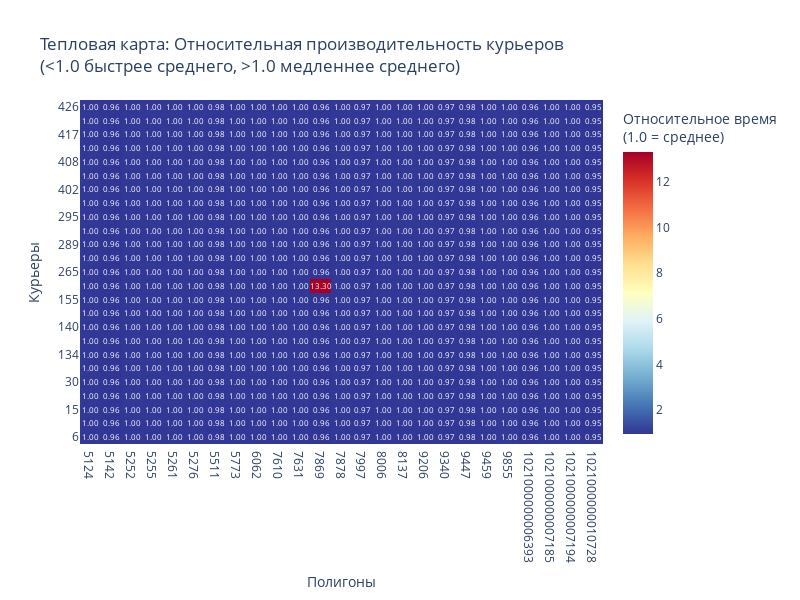

The notebook cell saved with this chart:
### Code cell
# 2. Тепловая карта: Относительная производительность курьеров
logger.info("2. Создаем тепловую карту относительной производительности...")

# Создаем матрицу относительной производительности
# Группируем по полигонам и курьерам для анализа
polygon_courier_matrix = comparison_df.group_by(['mp_id', 'courier_id']).agg([
    pl.col('service_time').first().alias('service_time'),
    pl.col('avg_service_time').first().alias('avg_service_time')
]).with_columns([
    # Относительное время: отношение времени курьера к среднему времени полигона
    (pl.col('service_time') / pl.col('avg_service_time')).alias('relative_time')
])

# Выбираем топ-25 полигонов по количеству курьеров
top_polygons_by_couriers = comparison_df.group_by('mp_id').agg([
    pl.col('courier_id').n_unique().alias('courier_count')
]).sort('courier_count', descending=True).head(25)['mp_id'].to_list()

# Выбираем топ-25 курьеров по количеству полигонов
top_couriers_by_polygons = comparison_df.group_by('courier_id').agg([
    pl.col('mp_id').n_unique().alias('polygon_count')
]).sort('polygon_count', descending=True).head(25)['courier_id'].to_list()

# Фильтруем данные
matrix_data = polygon_courier_matrix.filter(
    pl.col('mp_id').is_in(top_polygons_by_couriers) & 
    pl.col('courier_id').is_in(top_couriers_by_polygons)
)

# Создаем матрицу для тепловой карты
# Получаем уникальных курьеров и полигоны
couriers = sorted(matrix_data['courier_id'].unique().to_list())
polygons = sorted(matrix_data['mp_id'].unique().to_list())

# Создаем матрицу относительных времен
z_values = []
for courier in couriers:
    row = []
    for polygon in polygons:
        # Найти относительное время для данной пары курьер-полигон
        value = matrix_data.filter(
            (pl.col('courier_id') == courier) & (pl.col('mp_id') == polygon)
        )
        if len(value) > 0:
            row.append(float(value['relative_time'][0]))
        else:
            row.append(None)  # Нет данных
    z_values.append(row)

x_labels = [str(x) for x in polygons]
y_labels = [str(y) for y in couriers]

fig2 = go.Figure(data=go.Heatmap(
    z=z_values,
    x=x_labels,
    y=y_labels,
    colorscale='RdYlBu_r',
    text=z_values,
    texttemplate="%{text:.2f}",
    textfont={"size": 8},
    colorbar=dict(title="Относительное время<br>(1.0 = среднее)")
))
fig2.update_layout(
    title="Тепловая карта: Относительная производительность курьеров<br>(<1.0 быстрее среднего, >1.0 медленнее среднего)",
    xaxis_title="Полигоны",
    yaxis_title="Курьеры",
    width=800,
    height=600
)
fig2.show()

### Figure 1 — Plotly figure (JSON) as saved in the notebook; plotly's stock layout.template omitted (floating-point values rounded to 4 significant figures; data arrays with more than 128 entries replaced by an {"elided": "..."} marker saying what was removed)
{"data": [{"colorbar": {"title": {"text": "Относительное время<br>(1.0 = среднее)"}}, "colorscale": [[0, "rgb(49,54,149)"], [0.1, "rgb(69,117,180)"], [0.2, "rgb(116,173,209)"], [0.3, "rgb(171,217,233)"], [0.4, "rgb(224,243,248)"], [0.5, "rgb(255,255,191)"], [0.6, "rgb(254,224,144)"], [0.7, "rgb(253,174,97)"], [0.8, "rgb(244,109,67)"], [0.9, "rgb(215,48,39)"], [1, "rgb(165,0,38)"]], "text": {"elided": "25x25 float values"}, "textfont": {"size": 8}, "texttemplate": "%{text:.2f}", "type": "heatmap", "x": ["5124", "5142", "5252", "5255", "5261", "5276", "5511", "5773", "6062", "7610", "7631", "7869", "7878", "7997", "8006", "8137", "9206", "9340", "9447", "9459", "9855", "1021000000006393", "1021000000007185", "1021000000007194", "1021000000010728"], "y": ["6", "9", "15", "24", "30", "33", "134", "137", "140", "152", "155", "158", "265", "280", "289", "292", "295", "396", "402", "405", "408", "411", "417", "423", "426"], "z": {"elided": "25x25 float values"}}], "layout": {"height": 600, "title": {"text": "Тепловая карта: Относительная производительность курьеров<br>(<1.0 быстрее среднего, >1.0 медленнее среднего)"}, "width": 800, "xaxis": {"title": {"text": "Полигоны"}}, "yaxis": {"title": {"text": "Курьеры"}}}}
